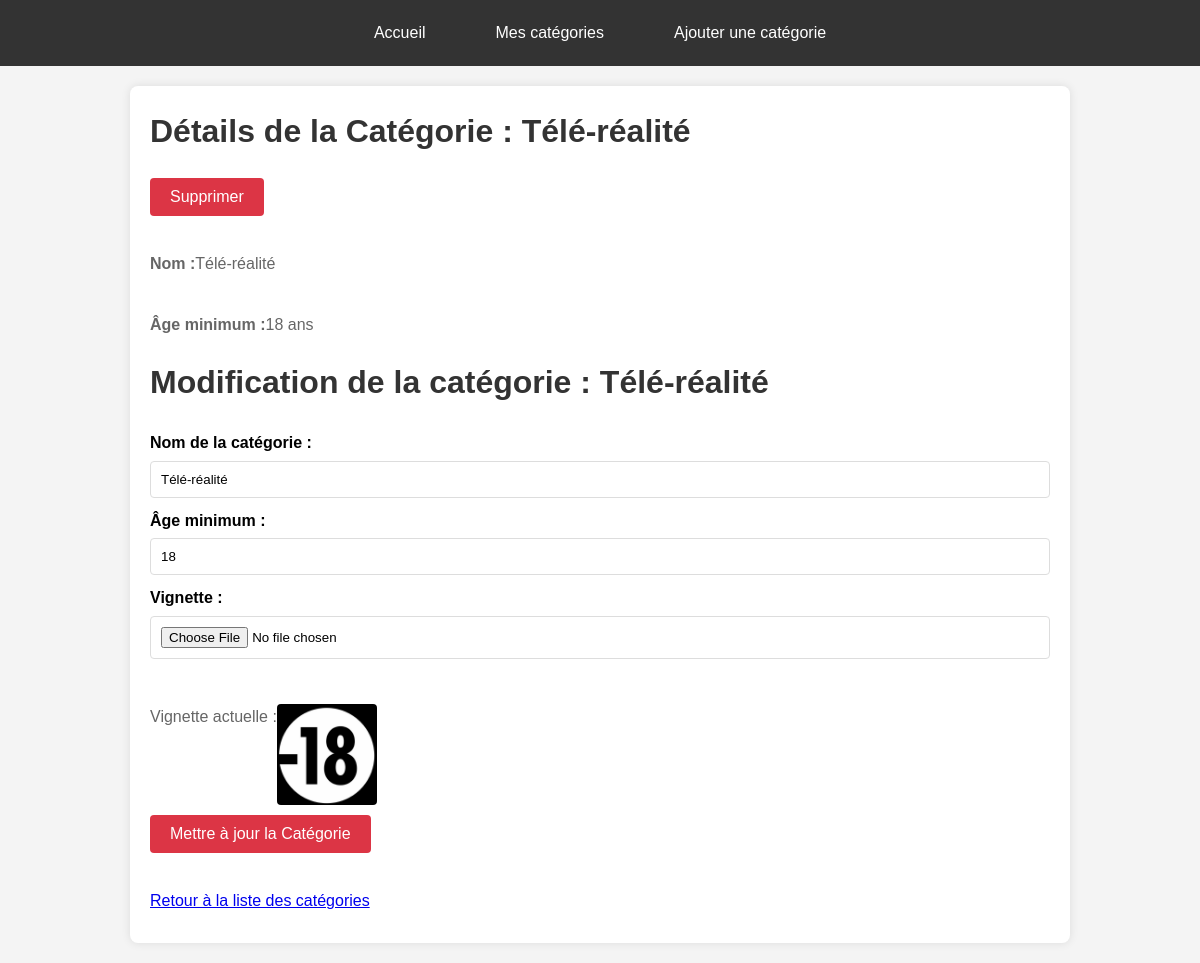
Screenshot of /details_categorie.php?id_cat=6 with the database file from the repository.
### tables this page shows
CREATE TABLE IF NOT EXISTS `categorie` (
  `id_cat` int NOT NULL AUTO_INCREMENT,
  `nom_cat` varchar(150) NOT NULL,
  `agemin_cat` int NOT NULL,
  `vignette_cat` varchar(255) DEFAULT NULL,
  PRIMARY KEY (`id_cat`)
);

### details_categorie.php (the view, shortened to what this page needs)
<?php
include 'config/db.php';
$nom_cat = '';
$agemin_cat = '';
$vignette_cat = '';
$edit_mode = false;
if (isset($_GET['id_cat'])) {
    $id_cat = (int)$_GET['id_cat'];
    $query = $pdo->prepare("SELECT * FROM categorie WHERE id_cat = ?");
    $query->execute([$id_cat]);
    $categorie = $query->fetch(PDO::FETCH_ASSOC);
    if ($categorie) {
        $nom_cat = $categorie['nom_cat'];
        $agemin_cat = $categorie['agemin_cat'];
        $vignette_cat = $categorie['vignette_cat'];
        $edit_mode = isset($_GET['id_cat']);
    } else {
        echo "Catégorie non trouvée.";
        exit();
    }
} else {
    echo "Aucune catégorie trouvée.";
    exit();
}
?>
<!DOCTYPE html>
<html lang="fr">
<head>
    <link rel="stylesheet" href="assets/css/details_categorie.css">
</head>
<body>
    <header>
        <nav>
            <ul>
                <li><a href="index.php">Accueil</a></li>
                <li><a href="liste_categories.php">Mes catégories</a></li>
                <li><a href="ajout_categorie.php">Ajouter une catégorie</a></li>
            </ul>
        </nav>
    </header>
    <main>
        <h1>Détails de la Catégorie : <?= htmlspecialchars($categorie['nom_cat']) ?></h1>
        <form method="post">
            <button type="submit" name="delete" onclick="return confirm('Êtes-vous sûr de vouloir supprimer cette catégorie ?')">Supprimer</button>
        </form>
        <p><strong>Nom : </strong> <?= htmlspecialchars($categorie['nom_cat']) ?></p>
        <p><strong>Âge minimum : </strong> <?= htmlspecialchars($categorie['agemin_cat']) ?> ans</p>
        <form method="post" enctype="multipart/form-data">
            <h1>Modification de la catégorie : <?= htmlspecialchars($categorie['nom_cat']) ?></h1>
            <label for="nom_cat">Nom de la catégorie :</label>
            <input type="text" id="nom_cat" name="nom_cat" value="<?= htmlspecialchars($nom_cat) ?>" required><br>
            <label for="agemin_cat">Âge minimum :</label>
            <input type="number" id="agemin_cat" name="agemin_cat" value="<?= htmlspecialchars($agemin_cat) ?>" required><br>
            <label for="vignette_cat">Vignette :</label>
            <input type="file" id="vignette_cat" name="vignette_cat"><br>
            <?php if (!empty($vignette_cat)): ?>
                <p>Vignette actuelle : <img src="<?= htmlspecialchars($vignette_cat) ?>" alt="Vignette" width="100"></p>
            <?php endif; ?>
            <button type="submit"><?= $edit_mode ? 'Mettre à jour' : 'Ajouter' ?> la Catégorie</button>
        </form>
        <p><a href="liste_categories.php">Retour à la liste des catégories</a></p>
    </main>
</body>
</html>

### assets/css/details_categorie.css (style rules this page uses)
body { font-family: Arial, sans-serif; line-height: 1.6; margin: 0; padding: 0; background-color: #f4f4f4; }
header { background-color: #333; padding: 10px 0; }
header nav ul { list-style: none; padding: 0; margin: 0; display: flex; justify-content: center; }
header nav ul li { margin: 0 15px; }
header nav ul a { color: #fff; text-decoration: none; padding: 10px 20px; display: inline-block; }
main { max-width: 900px; margin: 20px auto; padding: 20px; background-color: #fff; border-radius: 8px; box-shadow: 0 0 10px rgba(0, 0, 0, 0.1); }
h1 { margin-top: 0; color: #333; }
form { margin-top: 20px; }
label { display: block; margin-bottom: 5px; font-weight: bold; }
input[type="text"], input[type="number"], input[type="file"] { width: calc(100% - 22px); padding: 10px; margin-bottom: 10px; border: 1px solid #ddd; border-radius: 4px; }
button { background-color: #007bff; color: #fff; border: none; padding: 10px 20px; font-size: 16px; cursor: pointer; border-radius: 4px; }
p { margin: 0 0 10px; color: #666; margin-top: 35px; display: flex; }
p img { border-radius: 4px; }
button[type="submit"] { background-color: #dc3545; color: #fff; }

### rows the page displays
categorie: nom_cat "Télé-réalité", agemin_cat "18", vignette_cat (picture)
